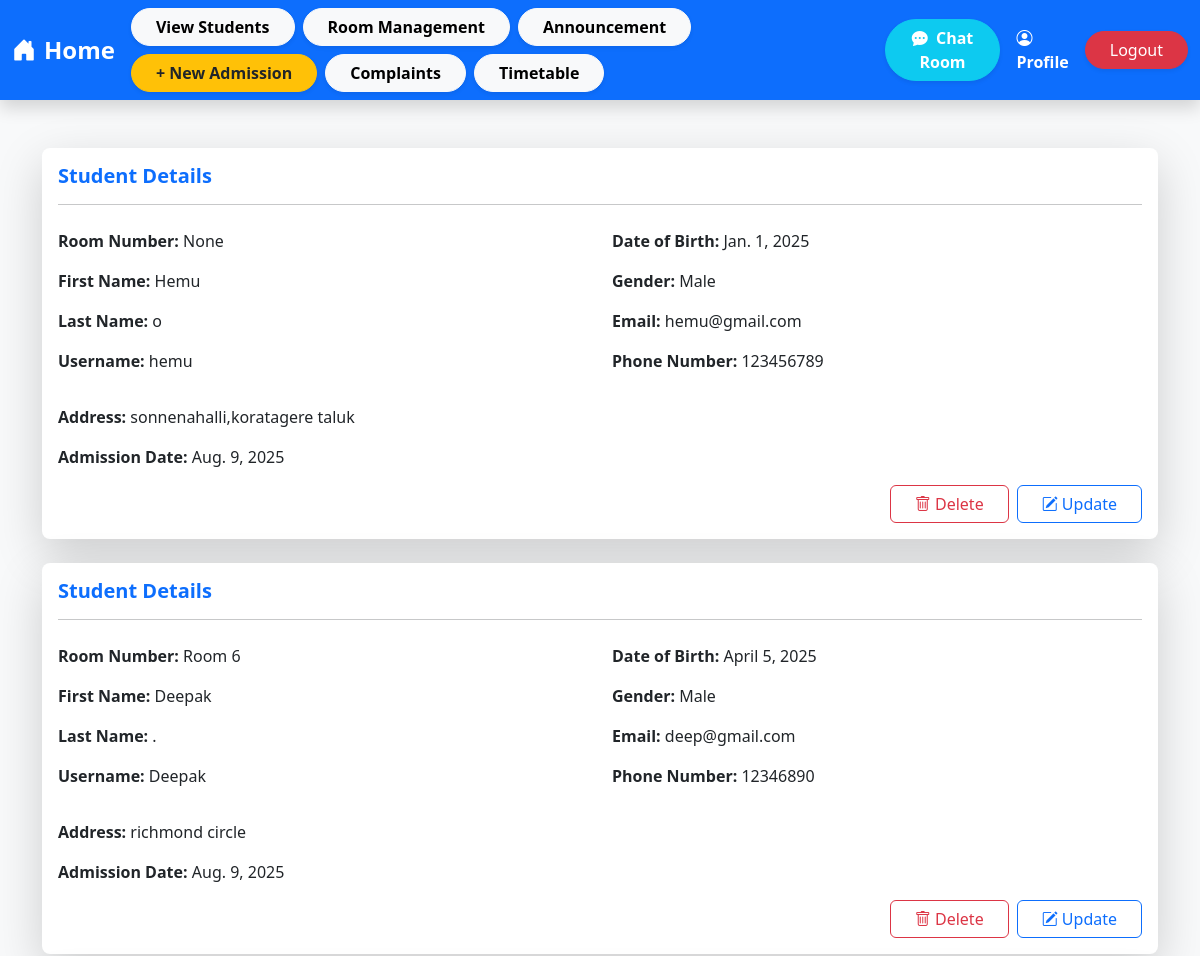
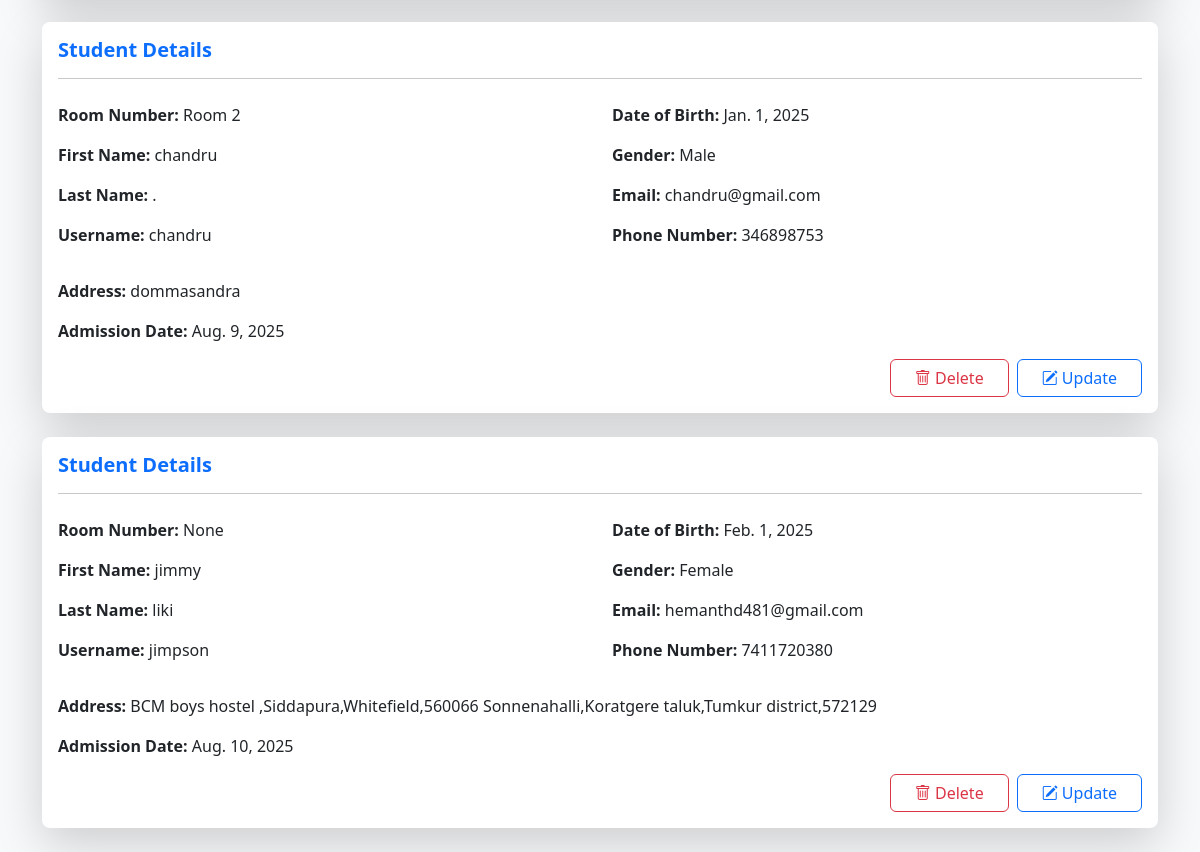
Page /viewStudents (signed in) on the earlier database version (2 pictures, top to bottom).
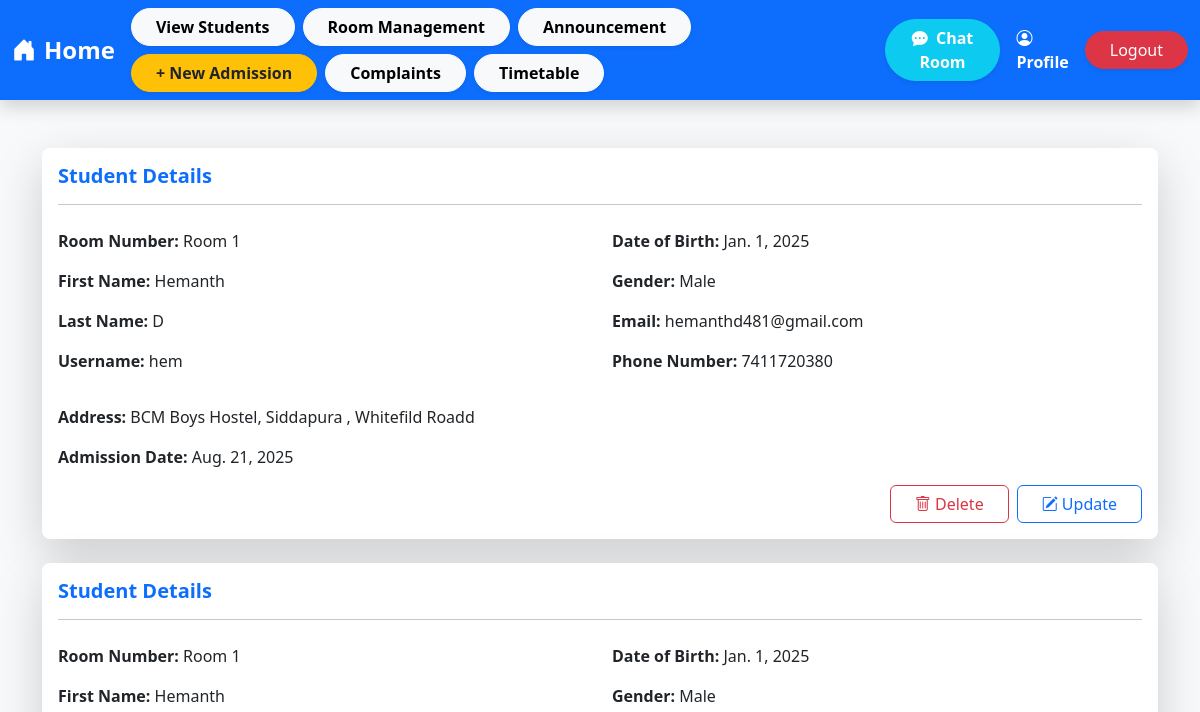
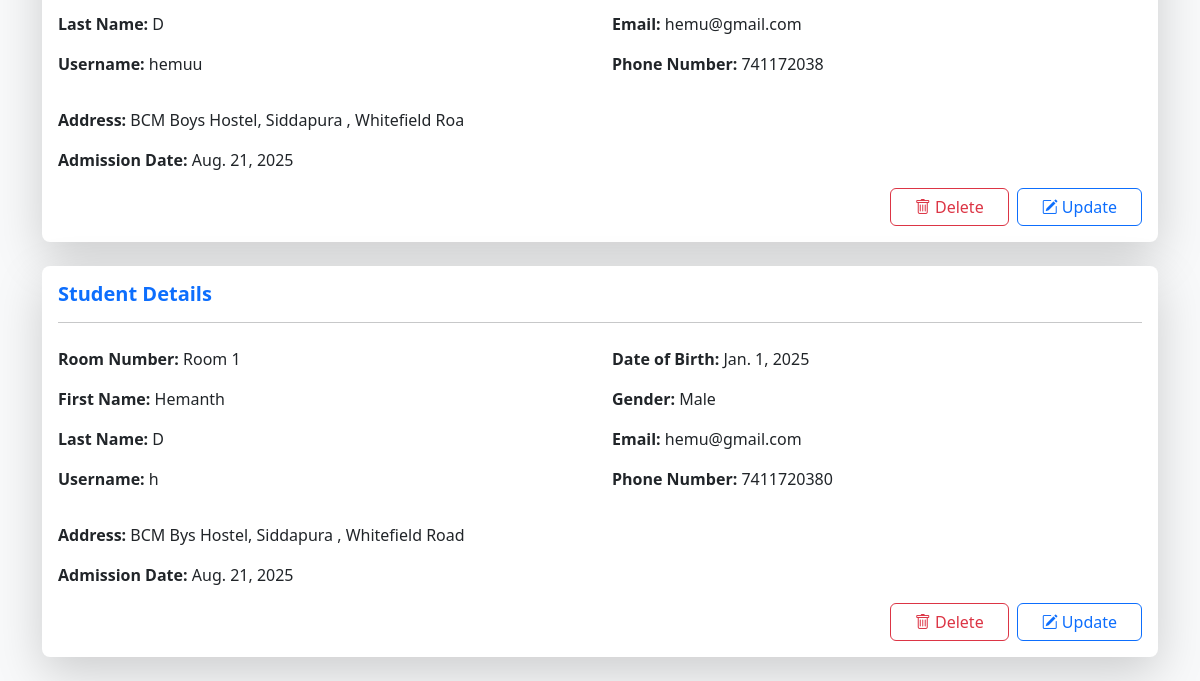
Same page on the later database version (2 pictures, top to bottom).
### admission/models.py (models this page shows, shortened)
class Student(models.Model):
    user = models.OneToOneField(User,on_delete=models.CASCADE,null = True,blank = True)
    room = models.ForeignKey(Room,on_delete=models.CASCADE,null = True,blank = True)
    first_name = models.CharField(max_length = 100)
    last_name = models.CharField(max_length = 100)
    username = models.CharField(max_length = 100, null = False , blank = True)
    password1 = models.CharField(max_length = 100, null = False , blank = True)
    password2 = models.CharField(max_length = 100, null = False, blank = True)
    dob = models.DateField()
    gender = models.CharField(max_length = 100)
    email = models.EmailField(max_length = 100)
    phone_number = models.IntegerField()
    address = models.TextField()
    admission_date = models.DateField(auto_now_add = True)

### hostel/models.py (models this page shows)
class Room(models.Model):
    room_number = models.IntegerField(primary_key=True)
    capacity = models.IntegerField()
    occupied = models.BooleanField(default=False)
    def __str__(self):
        return f"Room {self.room_number}"

### admission/views.py (the view)
# urls.py: path('viewStudents',views.veiewStudents,name = 'viewstudents'),
@login_required
def veiewStudents(request):
    students = Student.objects.all()
    context = {'students':students}
    return render(request,'admission/students.html',context)

### admission/templates/admission/students.html (shortened to what this page needs)
{% extends 'base.html' %}
{% block content %}
<div class="container mt-5">
    {% if students %}
        {% for student in students %}
        <div class="card shadow-lg border-0 mb-4 rounded-3 hover-card">
            <div class="card-body">
                <h5 class="card-title text-primary fw-bold">Student Details</h5>
                <hr class="mb-4">
                <div class="row">
                    <div class="col-md-6 mb-2">
                        <p><strong>Room Number:</strong> {{ student.room }}</p>
                        <p><strong>First Name:</strong> {{ student.first_name }}</p>
                        <p><strong>Last Name:</strong> {{ student.last_name }}</p>
                        <p><strong>Username:</strong> {{ student.username }}</p>
                    </div>
                    <div class="col-md-6 mb-2">
                        <p><strong>Date of Birth:</strong> {{ student.dob }}</p>
                        <p><strong>Gender:</strong> {{ student.gender }}</p>
                        <p><strong>Email:</strong> {{ student.email }}</p>
                        <p><strong>Phone Number:</strong> {{ student.phone_number }}</p>
                    </div>
                </div>
                <p class="mt-2"><strong>Address:</strong> {{ student.address }}</p>
                <p><strong>Admission Date:</strong> {{ student.admission_date }}</p>
                <div class="d-flex justify-content-end gap-2 mt-3">
                    <a href="{% url 'admission:deletestudent' student.user.id %}" class="btn btn-outline-danger px-4">
                        <i class="bi bi-trash"></i> Delete
                    </a>
                    <a href="{% url 'admission:updatedetails' student.user.id %}" class="btn btn-outline-primary px-4">
                        <i class="bi bi-pencil-square"></i> Update
                    </a>
                </div>
            </div>
        </div>
        {% endfor %}
    {% endif %}
</div>
{% endblock content %}

### templates/base.html (shortened to what this page needs)
{% load static %}
<!DOCTYPE html>
<html lang="en">
<head>
  <link href="https://cdn.jsdelivr.net/npm/bootstrap@5.3.3/dist/css/bootstrap.min.css" rel="stylesheet">
  <link href="https://cdnjs.cloudflare.com/ajax/libs/bootstrap-icons/1.10.5/font/bootstrap-icons.min.css" rel="stylesheet">
</head>
<body>
  <button class="theme-toggle" id="theme-toggle">
  </button>
  {% if request.user.is_authenticated %}
    {% include "navbar.html" %}
  {% endif %}
  {% block content %}{% endblock content %}
</body>
</html>

### templates/navbar.html (shortened to what this page needs)
{% load static %}
{% block navbar %}
<nav class="navbar navbar-expand-lg navbar-dark bg-primary shadow sticky-top">
  <div class="container-fluid">
    <a class="navbar-brand fw-bold fs-4 d-flex align-items-center" href="{% url 'admission:index' %}">
      <i class="bi bi-house-door-fill me-2"></i> Home
    </a>
    <div class="collapse navbar-collapse" id="navbarNav">
      <ul class="navbar-nav ms-auto align-items-center">
        {% if request.user.is_authenticated %}
          <ul class="nav d-flex flex-row flex-wrap gap-2">
            {% if request.user.is_superuser %}
              <li class="nav-item">
                <a class="btn btn-light fw-semibold px-4 rounded-pill shadow-sm" href="{% url 'admission:viewstudents' %}">View Students</a>
              </li>
              <li class="nav-item">
                <a class="btn btn-light fw-semibold px-4 rounded-pill shadow-sm" href="{% url 'hostel:index' %}">Room Management</a>
              </li>
              <li class="nav-item">
                <a class="btn btn-light fw-semibold px-4 rounded-pill shadow-sm" href="{% url 'admission:announcement' %}">Announcement</a>
              </li>
              <li class="nav-item">
                <a href="{% url 'admission:registration' %}">
                  <button type="button" class="btn btn-warning text-dark fw-semibold px-4 rounded-pill shadow-sm">
                    + New Admission
                  </button>
                </a>
              </li>
            {% endif %}
            <li class="nav-item">
              <a class="btn btn-light fw-semibold px-4 rounded-pill shadow-sm" href="{% url 'chatroom:report' %}">Complaints</a>
            </li>
            <li class="nav-item">
              <a class="btn btn-light fw-semibold px-4 rounded-pill shadow-sm" href="{% url 'timetable:Foodtimetable' %}">Timetable</a>
            </li>
          </ul>
        {% endif %}
        <li class="nav-item ms-2">
          <a href="{% url 'chatroom:index' %}">
            <button class="btn btn-info text-white fw-semibold rounded-pill shadow-sm px-4">
              <i class="bi bi-chat-dots-fill me-1"></i> Chat Room
            </button>
          </a>
        </li>
        <li class="nav-item ms-2">
          <a class="nav-link text-white fw-semibold" href="{% url 'userprofile:index' %}">
            <i class="bi bi-person-circle me-1"></i> Profile
          </a>
        </li>
        {% if request.user.is_authenticated %}
          <li class="nav-item ms-2">
            <a href="{% url 'admission:logout' %}">
              <button class="btn btn-danger rounded-pill shadow-sm px-4">Logout</button>
            </a>
          </li>
        {% else %}
          <li class="nav-item ms-2">
            <a href="{% url 'admission:login' %}">
              <button class="btn btn-light text-primary fw-semibold rounded-pill shadow-sm px-4">Login</button>
            </a>
          </li>
        {% endif %}
      </ul>
    </div>
  </div>
</nav>
{% endblock navbar %}

### templates/base.html (style rules this page uses)
:root { --bg-color: #f8f9fa; --text-color: #212529; --primary-gradient: linear-gradient(135deg, #007bff, #6610f2); }
body { background: var(--bg-color); color: var(--text-color); transition: background 0.4s ease, color 0.4s ease; font-family: "Segoe UI", sans-serif; }
.theme-toggle { position: fixed; top: 15px; right: 15px; border-radius: 50px; padding: 8px 16px; background: var(--primary-gradient); color: white; border: none; font-weight: 600; box-shadow: 0 4px 12px rgba(0,0,0,0.2); transition: all 0.3s ease; }

### admission/templates/admission/students.html (style rules this page uses)
.hover-card { transition: transform 0.2s ease, box-shadow 0.2s ease; }

Differences in the rows shown:
removed Student: room "None", first_name "Hemu", last_name "o", username "hemu", dob "Jan. 1, 2025", gender "Male", email "hemu@gmail.com", phone_number "123456789", address "sonnenahalli,koratagere taluk", admission_date "Aug. 9, 2025"
removed Student: room "Room 6", first_name "Deepak", last_name ".", username "Deepak", dob "April 5, 2025", gender "Male", email "deep@gmail.com", phone_number "12346890", address "richmond circle", admission_date "Aug. 9, 2025"
removed Student: room "Room 2", first_name "chandru", last_name ".", username "chandru", dob "Jan. 1, 2025", gender "Male", email "chandru@gmail.com", phone_number "346898753", address "dommasandra", admission_date "Aug. 9, 2025"
removed Student: room "None", first_name "jimmy", last_name "liki", username "jimpson", dob "Feb. 1, 2025", gender "Female", email "hemanthd481@gmail.com", phone_number "7411720380", address "BCM boys hostel ,Siddapura,Whitefield,560066 Sonnenahalli,Koratgere taluk,Tumkur district,572129", admission_date "Aug. 10, 2025"
added Student: room "Room 1", first_name "Hemanth", last_name "D", username "hem", dob "Jan. 1, 2025", gender "Male", email "hemanthd481@gmail.com", phone_number "7411720380", address "BCM Boys Hostel, Siddapura , Whitefild Roadd", admission_date "Aug. 21, 2025"
added Student: room "Room 1", first_name "Hemanth", last_name "D", username "hemuu", dob "Jan. 1, 2025", gender "Male", email "hemu@gmail.com", phone_number "741172038", address "BCM Boys Hostel, Siddapura , Whitefield Roa", admission_date "Aug. 21, 2025"
added Student: room "Room 1", first_name "Hemanth", last_name "D", username "h", dob "Jan. 1, 2025", gender "Male", email "hemu@gmail.com", phone_number "7411720380", address "BCM Bys Hostel, Siddapura , Whitefield Road", admission_date "Aug. 21, 2025"
